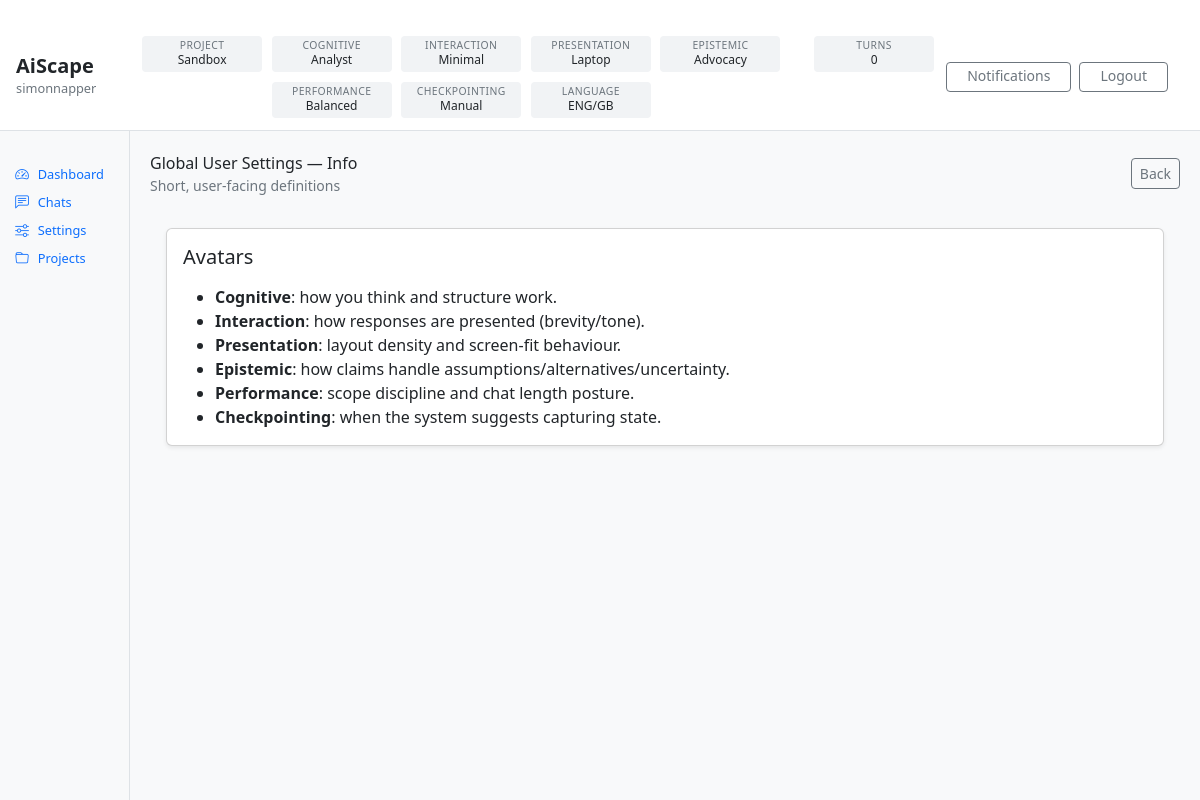
The page /accounts/config/user/info/ (signed in) on the database its author committed.
### accounts/models.py (models this page shows)
class User(AbstractUser):
    email = models.EmailField(unique=True)

### projects/models.py (models this page shows, shortened)
class Project(models.Model):
    class Kind(models.TextChoices):
        STANDARD = "STANDARD", "Standard"
        SANDBOX = "SANDBOX", "Sandbox"
    class PrimaryType(models.TextChoices):
        META = "META", "Meta / Programme"
        KNOWLEDGE = "KNOWLEDGE", "Knowledge"
        DELIVERY = "DELIVERY", "Delivery"
        RESEARCH = "RESEARCH", "Research"
        OPERATIONS = "OPERATIONS", "Operations"
    class Mode(models.TextChoices):
        PLAN = "PLAN", "Plan"
        EXECUTE = "EXECUTE", "Execute"
        REVIEW = "REVIEW", "Review"
    class Status(models.TextChoices):
        ACTIVE = "ACTIVE", "Active"
        PAUSED = "PAUSED", "Paused"
        ARCHIVED = "ARCHIVED", "Archived"
    name = models.CharField(max_length=200, unique=True)
    description = models.TextField(blank=True)
    purpose = models.TextField(blank=True, default="")
    kind = models.CharField(
        max_length=20,
        choices=Kind.choices,
        default=Kind.STANDARD,
    )
    primary_type = models.CharField(
        max_length=20,
        choices=PrimaryType.choices,
        default=PrimaryType.DELIVERY,
    )
    mode = models.CharField(
        max_length=10,
        choices=Mode.choices,
        default=Mode.PLAN,
    )
    status = models.CharField(
        max_length=10,
        choices=Status.choices,
        default=Status.ACTIVE,
    )
    owner = models.ForeignKey(
        settings.AUTH_USER_MODEL,
        on_delete=models.PROTECT,
        related_name="owned_projects",
    )
    active_l4_config = models.ForeignKey(
        "config.ConfigRecord",
        on_delete=models.PROTECT,
        null=True,
        blank=True,
        related_name="projects_using_as_active_l4",
    )
    created_at = models.DateTimeField(auto_now_add=True)
    updated_at = models.DateTimeField(auto_now=True)

### accounts/models_avatars.py (models this page shows, shortened)
class Avatar(models.Model):
    class Category(models.TextChoices):
        COGNITIVE = "COGNITIVE", "Cognitive"
        INTERACTION = "INTERACTION", "Interaction"
        PRESENTATION = "PRESENTATION", "Presentation"
        EPISTEMIC = "EPISTEMIC", "Epistemic"
        PERFORMANCE = "PERFORMANCE", "Performance"
        CHECKPOINTING = "CHECKPOINTING", "Checkpointing"
    category = models.CharField(max_length=20, choices=Category.choices)
    key = models.SlugField(max_length=80)  # unique per category (enforced below)
    name = models.CharField(max_length=120)
    description = models.TextField(blank=True)
    is_active = models.BooleanField(default=True)
    created_at = models.DateTimeField(auto_now_add=True)
    updated_at = models.DateTimeField(auto_now=True)
    class Meta:
        unique_together = [("category", "key")]
        indexes = [
            models.Index(fields=["category", "is_active"]),
            models.Index(fields=["category", "key"]),
        ]

class UserProfile(models.Model):
    user = models.OneToOneField(
        settings.AUTH_USER_MODEL,
        on_delete=models.CASCADE,
        related_name="profile",
    )
    default_language = models.CharField(max_length=40, default="English")
    default_language_variant = models.CharField(max_length=40, default="British English")
    language_switching_permitted = models.BooleanField(default=True)
    persist_language_switch_for_session = models.BooleanField(default=True)
    cognitive_avatar = models.ForeignKey(
        Avatar,
        on_delete=models.PROTECT,
        related_name="users_cognitive",
        limit_choices_to={"category": Avatar.Category.COGNITIVE, "is_active": True},
    )
    interaction_avatar = models.ForeignKey(
        Avatar,
        on_delete=models.PROTECT,
        related_name="users_interaction",
        limit_choices_to={"category": Avatar.Category.INTERACTION, "is_active": True},
    )
    presentation_avatar = models.ForeignKey(
        Avatar,
        on_delete=models.PROTECT,
        related_name="users_presentation",
        limit_choices_to={"category": Avatar.Category.PRESENTATION, "is_active": True},
    )
    epistemic_avatar = models.ForeignKey(
        Avatar,
        on_delete=models.PROTECT,
        related_name="users_epistemic",
        limit_choices_to={"category": Avatar.Category.EPISTEMIC, "is_active": True},
    )
    performance_avatar = models.ForeignKey(
        Avatar,
        on_delete=models.PROTECT,
        related_name="users_performance",
        limit_choices_to={"category": Avatar.Category.PERFORMANCE, "is_active": True},
    )
    checkpointing_avatar = models.ForeignKey(
        Avatar,
        on_delete=models.PROTECT,
        related_name="users_checkpointing",
        limit_choices_to={"category": Avatar.Category.CHECKPOINTING, "is_active": True},
    )
    created_at = models.DateTimeField(auto_now_add=True)
    updated_at = models.DateTimeField(auto_now=True)
    class Meta:
        indexes = [
            models.Index(fields=["default_language_variant"]),
        ]

### accounts/views.py (the view)
# urls.py: path("config/user/info/", views.user_config_info, name="user_config_info"),
@login_required
def user_config_info(request):
    return render(request, "accounts/config_user_info.html")

### accounts/templatetags/rw_extras.py (called while the page is built)
@register.filter
def get_item(d, key):
    if d is None:
        return None
    try:
        return d.get(key)
    except AttributeError:
        try:
            return d[key]
        except Exception:
            return None

### notifications/context_processors.py (called while the page is built)
def notifications_bar(request) -> Dict[str, Any]:
    user = getattr(request, "user", None)
    if not user or isinstance(user, AnonymousUser) or not user.is_authenticated:
        return {"rw_notifications": None}
    unread = Notification.objects.filter(recipient=user, is_read=False).count()
    return {
        "rw_notifications": {
            "unread_count": unread,
        }
    }

### projects/services.py (called while the page is built)
def accessible_projects_qs(user):
    if not getattr(user, "is_authenticated", False):
        return Project.objects.none()
    if user.is_superuser or user.is_staff:
        return Project.objects.all()
    return Project.objects.filter(
        Q(owner=user) | Q(scoped_roles__user=user)
    ).distinct()

### templates/accounts/config_user_info.html (shortened to what this page needs)
{% extends "base.html" %}
{% block content %}
<div class="rw-breadcrumbs mb-3">
    <div class="d-flex justify-content-between align-items-center">
        <div>
            <div class="rw-title">Global User Settings — Info</div>
            <div class="text-secondary small">Short, user-facing definitions</div>
        </div>
        <a class="btn btn-sm btn-outline-secondary" href="{% url 'accounts:user_config_user' %}">Back</a>
    </div>
</div>
<div class="p-3">
    <div class="card shadow-sm">
        <div class="card-body">
            <h5 class="mb-3">Avatars</h5>
            <ul class="mb-0">
                <li><b>Cognitive</b>: how you think and structure work.</li>
                <li><b>Interaction</b>: how responses are presented (brevity/tone).</li>
                <li><b>Presentation</b>: layout density and screen-fit behaviour.</li>
                <li><b>Epistemic</b>: how claims handle assumptions/alternatives/uncertainty.</li>
                <li><b>Performance</b>: scope discipline and chat length posture.</li>
                <li><b>Checkpointing</b>: when the system suggests capturing state.</li>
            </ul>
        </div>
    </div>
</div>
{% endblock %}

### templates/partials/topbar.html (shortened to what this page needs)
{% load rw_extras %}
<header class="rw-topbar" role="banner">
  <div class="rw-topbar-left">
    <div class="rw-brand">
      <div class="rw-brand-name">AiScape</div>
      <div class="rw-brand-user">{{ request.user.username }}</div>
    </div>
  </div>
  <div class="rw-topbar-centre">
    <div class="rw-status-grid" aria-label="Active configuration status">
      <div class="rw-status">
          <div class="rw-status-label">Project</div>
          <div class="rw-status-value">
            {% if rw_projects and rw_projects.active %}
               {{ rw_projects.active.kind|title }}
            {% else %}
               —
            {% endif %}
          </div>
</div>
      {% if rw_overrides %}
        {% for cat_key, cat_label in rw_overrides.categories %}
        <div class="rw-status">
          <div class="rw-status-label">{{ cat_label }}</div>
          <div class="rw-status-value">{{ rw_overrides.defaults|get_item:cat_key }}</div>
        </div>
        {% endfor %}
      {% endif %}
      <div class="rw-status">
        <div class="rw-status-label">Language</div>
        <div class="rw-status-value">
          {% with p=request.user.profile %}
            {{ p.default_language|default:""|slice:":3"|upper }}/{{ p.default_language_variant|default:""|slice:":3"|upper }}
          {% endwith %}
        </div>
      </div>
    </div>
    <div class="rw-status">
      <div class="rw-status-label">Turns</div>
      <div class="rw-status-value">
        {% if rw_chat %}{{ rw_chat.turn_count }}{% else %}—{% endif %}
      </div>
</div>
  </div>
  <div class="rw-topbar-right">
    <a class="btn btn-sm btn-outline-secondary rw-topbar-btn rw-bell-btn"
       href="{% url 'notifications:list' %}">
      Notifications
    </a>
    <form action="{% url 'accounts:logout' %}" method="post" class="rw-inline-form">
      <button type="submit" class="btn btn-sm btn-outline-secondary rw-topbar-btn">
        Logout
      </button>
    </form>
  </div>
</header>

### static/app.css (style rules this page uses)
.rw-topbar { display: grid; grid-template-columns: auto 1fr auto; align-items: center; gap: 0.75rem; padding: 0.75rem 1rem; border-bottom: 1px solid #dee2e6; background: #fff; }
.rw-topbar-left { min-width: 0; }
.rw-topbar-centre { min-width: 0; display: flex; justify-content: center; }
.rw-topbar-right { display: flex; align-items: center; gap: 0.5rem; padding-right: 1rem; }
.rw-brand-name { font-weight: 600; font-size: 1.25rem; line-height: 1.1; }
.rw-brand-user { font-size: 0.8rem; color: #6c757d; margin-top: 0.1rem; white-space: nowrap; overflow: hidden; text-overflow: ellipsis; }
.rw-status-grid { display: flex; flex-wrap: wrap; gap: 0.6rem; justify-content: center; }
.rw-status { flex: 0 0 120px; width: 120px; min-width: 120px; max-width: 120px; height: 36px; min-height: 36px; max-height: 36px; display: flex; flex-direction: column; justify-content: center; align-items: center; border-radius: 4px; background: #f1f3f5; text-align: center; padding: 0.05rem; }
.rw-status-label { font-size: 0.65rem; line-height: 1; color: #6c757d; text-transform: uppercase; letter-spacing: 0.04em; margin-bottom: 0.15rem; }
.rw-status-value { font-size: 0.75rem; line-height: 1.2; font-weight: 500; color: #212529; white-space: nowrap; overflow: hidden; text-overflow: ellipsis; }
.rw-topbar-btn { white-space: nowrap; padding: 0.35rem 1.25rem; line-height: 1.2; }
.rw-inline-form { margin: 0; }
.rw-bell-btn { position: relative; }

### rows shown on the page
User: user.username "simonnapper"
Project: active.kind "Sandbox"
Avatar: category "COGNITIVE", defaults|get_item "Analyst"
Avatar: category "INTERACTION", defaults|get_item "Minimal"
Avatar: category "PRESENTATION", defaults|get_item "Laptop"
Avatar: category "EPISTEMIC", defaults|get_item "Advocacy"
Avatar: category "PERFORMANCE", defaults|get_item "Balanced"
Avatar: category "CHECKPOINTING", defaults|get_item "Manual"
UserProfile: default_language "ENG", default_language_variant "GB"

### other values the page prints
{{ rw_chat.turn_count }} "0"
